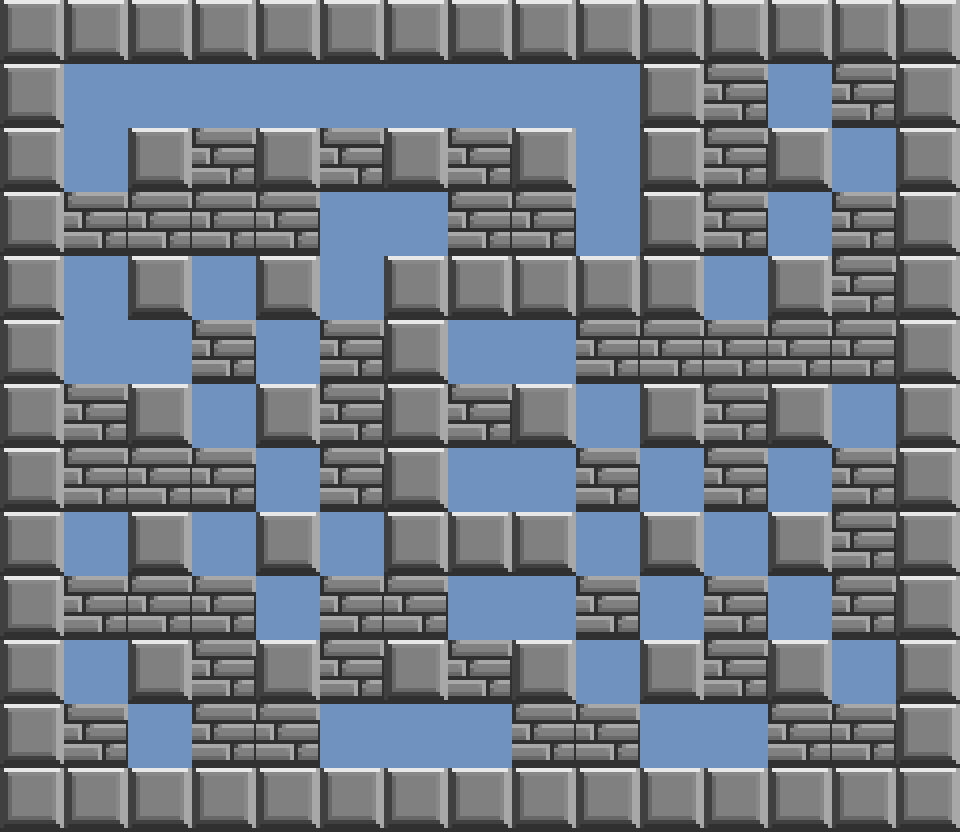

Below is a game level as drawn by its tile map, then a one-line description and the .tmx file that defines it, in full:
An orthogonal 15x13 tile map with 64x64 px tiles, 1 tile layer (Calque de Tuiles 1).

<map version="1.8" tiledversion="1.8.4" orientation="orthogonal" renderorder="right-down" width="15" height="13" tilewidth="64" tileheight="64" infinite="0" nextlayerid="2" nextobjectid="1">
 <editorsettings>
  <export target="Stage-1-5.json" format="json" />
 </editorsettings>
 <tileset firstgid="1" source="../tiles/Stage-1-1.tsx" />
 <layer id="1" name="Calque de Tuiles 1" width="15" height="13">
  <data encoding="csv">
2,2,2,2,2,2,2,2,2,2,2,2,2,2,2,
2,4,4,4,4,4,1,4,4,1,2,3,1,3,2,
2,4,2,8,2,3,2,3,2,4,2,3,2,4,2,
2,3,3,3,3,4,4,3,7,4,2,3,4,3,2,
2,4,2,4,2,9,2,2,2,2,2,9,2,3,2,
2,9,4,3,4,3,2,4,4,3,6,3,3,3,2,
2,3,2,4,2,3,2,3,2,4,2,3,2,4,2,
2,3,3,3,4,3,2,4,1,3,4,3,4,3,2,
2,4,2,4,2,4,2,2,2,4,2,4,2,3,2,
2,3,3,3,4,3,7,4,4,3,4,3,4,3,2,
2,9,2,3,2,3,2,3,2,4,2,3,2,4,2,
2,3,4,3,3,4,1,4,3,3,4,1,3,3,2,
2,2,2,2,2,2,2,2,2,2,2,2,2,2,2
</data>
 </layer>
</map>